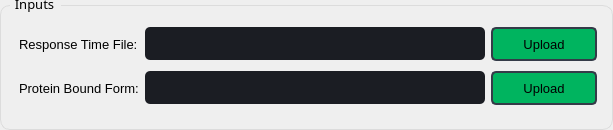
                           <widget class="QGroupBox" name="groupBox_27">
                            <property name="sizePolicy">
                             <sizepolicy hsizetype="Expanding" vsizetype="Preferred">
                              <horstretch>0</horstretch>
                              <verstretch>0</verstretch>
                             </sizepolicy>
                            </property>
                            <property name="minimumSize">
                             <size>
                              <width>610</width>
                              <height>130</height>
                             </size>
                            </property>
                            <property name="maximumSize">
                             <size>
                              <width>690</width>
                              <height>130</height>
                             </size>
                            </property>
                            <property name="font">
                             <font>
                              <family>Segoe UI Semibold</family>
                              <pointsize>10</pointsize>
                              <underline>false</underline>
                              <strikeout>false</strikeout>
                             </font>
                            </property>
                            <property name="styleSheet">
                             <string notr="true">QGroupBox {
  
  border: 1px solid rgb(220, 220, 220);
  border-radius: 10px;
  padding: 4px;
	margin-top: 5px;
  
}

QGroupBox::title {
  subcontrol-origin: margin;
  subcontrol-position: top left;
  left: 10px;
  padding-left: 3px;
  padding-right: 5px;
  padding-top: -5px;
  padding-bottom: 16px;
}

QGroupBox::indicator {
  margin-left: 2px;
  height: 16px;
  width: 16px;
}</string>
                            </property>
                            <property name="title">
                             <string>Inputs</string>
                            </property>
                            <property name="flat">
                             <bool>false</bool>
                            </property>
                            <property name="checkable">
                             <bool>false</bool>
                            </property>
                            <layout class="QVBoxLayout" name="verticalLayout_32">
                             <property name="spacing">
                              <number>6</number>
                             </property>
                             <property name="topMargin">
                              <number>9</number>
                             </property>
                             <item>
                              <layout class="QGridLayout" name="gridLayout_19">
                               <property name="sizeConstraint">
                                <enum>QLayout::SetFixedSize</enum>
                               </property>
                               <property name="leftMargin">
                                <number>3</number>
                               </property>
                               <property name="topMargin">
                                <number>4</number>
                               </property>
                               <property name="rightMargin">
                                <number>0</number>
                               </property>
                               <property name="bottomMargin">
                                <number>4</number>
                               </property>
                               <item row="0" column="0">
                                <widget class="QLabel" name="label_93">
                                 <property name="sizePolicy">
                                  <sizepolicy hsizetype="Preferred" vsizetype="Preferred">
                                   <horstretch>0</horstretch>
                                   <verstretch>0</verstretch>
                                  </sizepolicy>
                                 </property>
                                 <property name="minimumSize">
                                  <size>
                                   <width>120</width>
                                   <height>0</height>
                                  </size>
                                 </property>
                                 <property name="maximumSize">
                                  <size>
                                   <width>130</width>
                                   <height>16777215</height>
                                  </size>
                                 </property>
                                 <property name="font">
                                  <font>
                                   <family>Segoe UI</family>
                                   <pointsize>10</pointsize>
                                   <weight>50</weight>
                                   <bold>false</bold>
                                  </font>
                                 </property>
                                 <property name="text">
                                  <string>Response Time File:</string>
                                 </property>
                                </widget>
                               </item>
                               <item row="0" column="2">
                                <widget class="QLineEdit" name="response_time_lineEdit">
                                 <property name="sizePolicy">
                                  <sizepolicy hsizetype="Expanding" vsizetype="Expanding">
                                   <horstretch>0</horstretch>
                                   <verstretch>0</verstretch>
                                  </sizepolicy>
                                 </property>
                                 <property name="minimumSize">
                                  <size>
                                   <width>340</width>
                                   <height>33</height>
                                  </size>
                                 </property>
                                 <property name="maximumSize">
                                  <size>
                                   <width>16777215</width>
                                   <height>33</height>
                                  </size>
                                 </property>
                                 <property name="styleSheet">
                                  <string notr="true">QLineEdit {
	background-color: rgb(27, 29, 35);
	border-radius: 5px;
	padding-left: 8px;
}
QLineEdit:hover {
	border: 2px solid rgb(64, 71, 88);
}
QLineEdit:focus {
	border: 2px solid rgb(91, 101, 124);
}</string>
                                 </property>
                                </widget>
                               </item>
                               <item row="1" column="0">
                                <widget class="QLabel" name="label_91">
                                 <property name="sizePolicy">
                                  <sizepolicy hsizetype="Preferred" vsizetype="Preferred">
                                   <horstretch>0</horstretch>
                                   <verstretch>0</verstretch>
                                  </sizepolicy>
                                 </property>
                                 <property name="minimumSize">
                                  <size>
                                   <width>120</width>
                                   <height>0</height>
                                  </size>
                                 </property>
                                 <property name="maximumSize">
                                  <size>
                                   <width>130</width>
                                   <height>16777215</height>
                                  </size>
                                 </property>
                                 <property name="font">
                                  <font>
                                   <family>Segoe UI</family>
                                   <pointsize>10</pointsize>
                                  </font>
                                 </property>
                                 <property name="text">
                                  <string>Protein Bound Form:</string>
                                 </property>
                                </widget>
                               </item>
                               <item row="1" column="3">
                                <widget class="QPushButton" name="upload_boundForm_pdb_Button">
                                 <property name="sizePolicy">
                                  <sizepolicy hsizetype="Minimum" vsizetype="Expanding">
                                   <horstretch>0</horstretch>
                                   <verstretch>0</verstretch>
                                  </sizepolicy>
                                 </property>
                                 <property name="minimumSize">
                                  <size>
                                   <width>106</width>
                                   <height>38</height>
                                  </size>
                                 </property>
                                 <property name="maximumSize">
                                  <size>
                                   <width>106</width>
                                   <height>38</height>
                                  </size>
                                 </property>
                                 <property name="font">
                                  <font>
                                   <pointsize>10</pointsize>
                                   <weight>50</weight>
                                   <bold>false</bold>
                                  </font>
                                 </property>
                                 <property name="styleSheet">
                                  <string notr="true">QPushButton {
	border: 2px solid rgb(52, 59, 72);
	border-radius: 5px;	
	background-color: rgb(0, 180, 95);
	margin-top: 2px;
	margin-bottom: 2px;
}
QPushButton:hover {
	background-color: rgb(0, 152, 84);
	border: 2px solid rgb(61, 70, 86);
}
QPushButton:pressed {	
	background-color: rgb(220, 5, 100);
	border: 2px solid rgb(43, 50, 61);
}

QPushButton:disabled {
background-color: rgb(93, 83, 91);
}</string>
                                 </property>
                                 <property name="text">
                                  <string>Upload</string>
                                 </property>
                                </widget>
                               </item>
                               <item row="0" column="3">
                                <widget class="QPushButton" name="response_time_upload_Button">
                                 <property name="sizePolicy">
                                  <sizepolicy hsizetype="Minimum" vsizetype="Expanding">
                                   <horstretch>0</horstretch>
                                   <verstretch>0</verstretch>
                                  </sizepolicy>
                                 </property>
                                 <property name="minimumSize">
                                  <size>
                                   <width>0</width>
                                   <height>38</height>
                                  </size>
                                 </property>
                                 <property name="maximumSize">
                                  <size>
                                   <width>16777215</width>
                                   <height>38</height>
                                  </size>
                                 </property>
                                 <property name="font">
                                  <font>
                                   <pointsize>10</pointsize>
                                  </font>
                                 </property>
                                 <property name="styleSheet">
                                  <string notr="true">QPushButton {
	border: 2px solid rgb(52, 59, 72);
	border-radius: 5px;	
	background-color: rgb(0, 180, 95);
	margin-top: 2px;
	margin-bottom: 2px;
}
QPushButton:hover {
	background-color: rgb(0, 152, 84);
	border: 2px solid rgb(61, 70, 86);
}
QPushButton:pressed {	
	background-color: rgb(220, 5, 100);
	border: 2px solid rgb(43, 50, 61);
}</string>
                                 </property>
                                 <property name="text">
                                  <string>Upload</string>
                                 </property>
                                </widget>
                               </item>
                               <item row="1" column="2">
                                <widget class="QLineEdit" name="boundForm_pdb_lineedit">
                                 <property name="sizePolicy">
                                  <sizepolicy hsizetype="Expanding" vsizetype="Expanding">
                                   <horstretch>0</horstretch>
                                   <verstretch>0</verstretch>
                                  </sizepolicy>
                                 </property>
                                 <property name="minimumSize">
                                  <size>
                                   <width>340</width>
                                   <height>33</height>
                                  </size>
                                 </property>
                                 <property name="maximumSize">
                                  <size>
                                   <width>16777215</width>
                                   <height>33</height>
                                  </size>
                                 </property>
                                 <property name="styleSheet">
                                  <string notr="true">QLineEdit {
	background-color: rgb(27, 29, 35);
	border-radius: 5px;
	padding-left: 8px;

}
QLineEdit:hover {
	border: 2px solid rgb(64, 71, 88);
}
QLineEdit:focus {
	border: 2px solid rgb(91, 101, 124);
}</string>
                                 </property>
                                </widget>
                               </item>
                              </layout>
                             </item>
                            </layout>
                           </widget>
